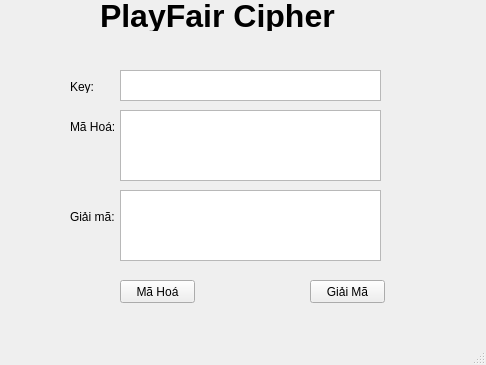
<?xml version="1.0" encoding="UTF-8"?>
<ui version="4.0">
 <class>MainWindow</class>
 <widget class="QMainWindow" name="MainWindow">
  <property name="geometry">
   <rect>
    <x>0</x>
    <y>0</y>
    <width>486</width>
    <height>365</height>
   </rect>
  </property>
  <property name="windowTitle">
   <string>MainWindow</string>
  </property>
  <widget class="QWidget" name="centralwidget">
   <widget class="QLabel" name="label">
    <property name="geometry">
     <rect>
      <x>100</x>
      <y>0</y>
      <width>311</width>
      <height>31</height>
     </rect>
    </property>
    <property name="font">
     <font>
      <pointsize>24</pointsize>
      <weight>75</weight>
      <bold>true</bold>
     </font>
    </property>
    <property name="text">
     <string>PlayFair Cipher</string>
    </property>
   </widget>
   <widget class="QLabel" name="label_2">
    <property name="geometry">
     <rect>
      <x>70</x>
      <y>80</y>
      <width>47</width>
      <height>13</height>
     </rect>
    </property>
    <property name="text">
     <string>Key:</string>
    </property>
   </widget>
   <widget class="QPlainTextEdit" name="plainTextEdit">
    <property name="geometry">
     <rect>
      <x>120</x>
      <y>70</y>
      <width>261</width>
      <height>31</height>
     </rect>
    </property>
   </widget>
   <widget class="QLabel" name="label_3">
    <property name="geometry">
     <rect>
      <x>70</x>
      <y>120</y>
      <width>47</width>
      <height>13</height>
     </rect>
    </property>
    <property name="text">
     <string>Mã Hoá:</string>
    </property>
   </widget>
   <widget class="QPlainTextEdit" name="plainTextEdit_2">
    <property name="geometry">
     <rect>
      <x>120</x>
      <y>110</y>
      <width>261</width>
      <height>71</height>
     </rect>
    </property>
   </widget>
   <widget class="QPushButton" name="pushButton">
    <property name="geometry">
     <rect>
      <x>120</x>
      <y>280</y>
      <width>75</width>
      <height>23</height>
     </rect>
    </property>
    <property name="text">
     <string>Mã Hoá</string>
    </property>
   </widget>
   <widget class="QPushButton" name="pushButton_2">
    <property name="geometry">
     <rect>
      <x>310</x>
      <y>280</y>
      <width>75</width>
      <height>23</height>
     </rect>
    </property>
    <property name="text">
     <string>Giải Mã</string>
    </property>
   </widget>
   <widget class="QLabel" name="label_4">
    <property name="geometry">
     <rect>
      <x>70</x>
      <y>210</y>
      <width>47</width>
      <height>13</height>
     </rect>
    </property>
    <property name="text">
     <string>Giải mã:</string>
    </property>
   </widget>
   <widget class="QPlainTextEdit" name="plainTextEdit_3">
    <property name="geometry">
     <rect>
      <x>120</x>
      <y>190</y>
      <width>261</width>
      <height>71</height>
     </rect>
    </property>
   </widget>
  </widget>
  <widget class="QMenuBar" name="menubar">
   <property name="geometry">
    <rect>
     <x>0</x>
     <y>0</y>
     <width>486</width>
     <height>21</height>
    </rect>
   </property>
  </widget>
  <widget class="QStatusBar" name="statusbar"/>
 </widget>
 <resources/>
 <connections/>
</ui>
